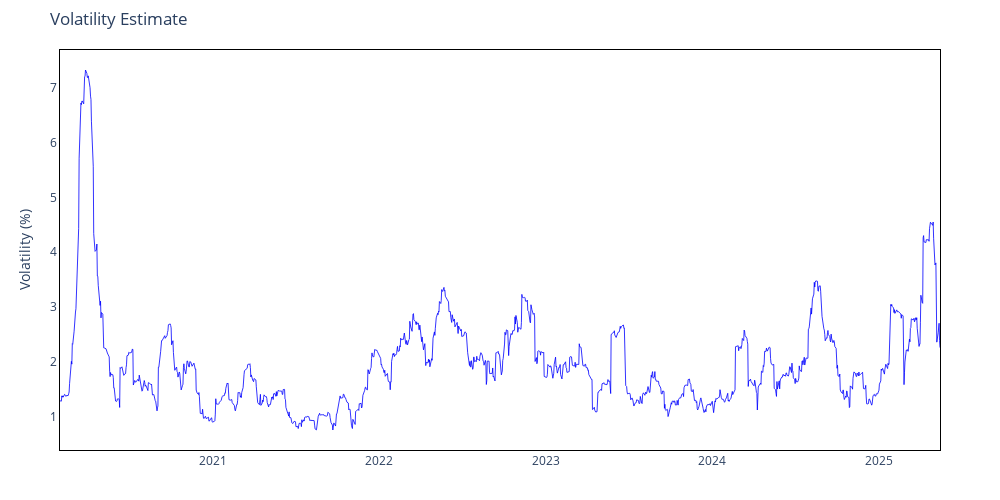
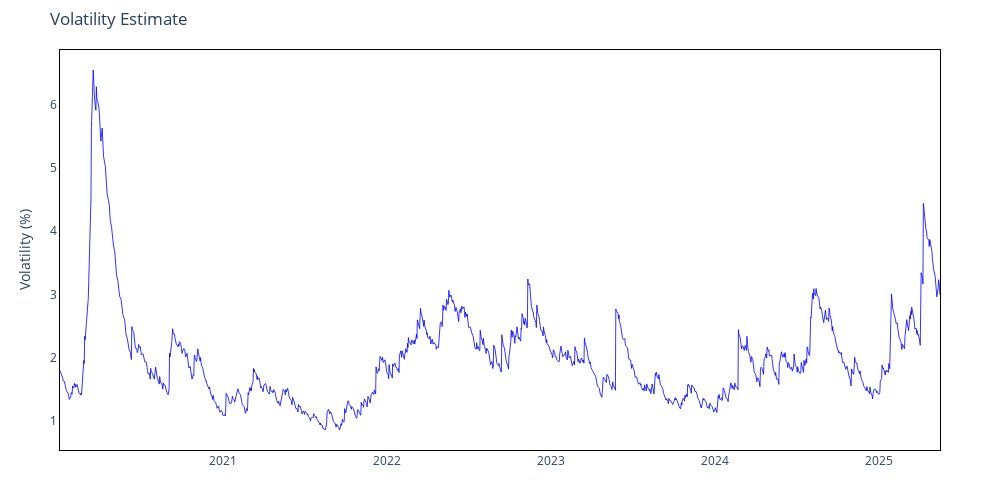

The cell these charts' notebook holds for them, in order:
### Code cell
fig_ma_vol = IP.plot_volatility(result_ma["Volatility"])
fig_rm_vol = IP.plot_volatility(result_rm["Volatility"])

### Figure 1 — Plotly figure (JSON) as saved in the notebook; plotly's stock layout.template omitted (floating-point values rounded to 4 significant figures; data arrays with more than 128 entries replaced by an {"elided": "..."} marker saying what was removed)
{"data": [{"hovertemplate": "Date: %{x}<br>Volatility: %{y:.2f}%", "line": {"color": "blue", "width": 0.8}, "mode": "lines", "name": "Volatility", "type": "scatter", "x": {"elided": "1331 str values"}, "y": {"elided": "1331 float values"}}], "layout": {"height": 500, "hovermode": "x unified", "margin": {"b": 50, "l": 60, "r": 60, "t": 50}, "paper_bgcolor": "white", "plot_bgcolor": "white", "title": {"text": "Volatility Estimate"}, "width": 1000, "xaxis": {"linecolor": "black", "linewidth": 1, "mirror": true, "showline": true}, "yaxis": {"linecolor": "black", "linewidth": 1, "mirror": true, "showline": true, "title": {"text": "Volatility (%)"}}}}

### Figure 2 — Plotly figure (JSON) as saved in the notebook; plotly's stock layout.template omitted (floating-point values rounded to 4 significant figures; data arrays with more than 128 entries replaced by an {"elided": "..."} marker saying what was removed)
{"data": [{"hovertemplate": "Date: %{x}<br>Volatility: %{y:.2f}%", "line": {"color": "blue", "width": 0.8}, "mode": "lines", "name": "Volatility", "type": "scatter", "x": {"elided": "1350 str values"}, "y": {"elided": "1350 float values"}}], "layout": {"height": 500, "hovermode": "x unified", "margin": {"b": 50, "l": 60, "r": 60, "t": 50}, "paper_bgcolor": "white", "plot_bgcolor": "white", "title": {"text": "Volatility Estimate"}, "width": 1000, "xaxis": {"linecolor": "black", "linewidth": 1, "mirror": true, "showline": true}, "yaxis": {"linecolor": "black", "linewidth": 1, "mirror": true, "showline": true, "title": {"text": "Volatility (%)"}}}}
